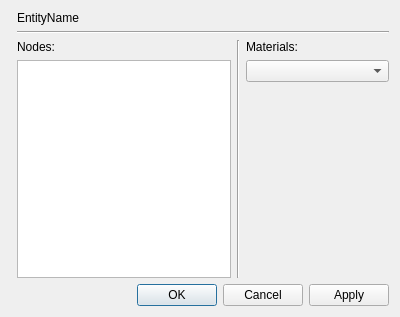
<?xml version="1.0" encoding="UTF-8"?>
<ui version="4.0">
 <class>EntityProperties</class>
 <widget class="QDialog" name="EntityProperties">
  <property name="geometry">
   <rect>
    <x>0</x>
    <y>0</y>
    <width>400</width>
    <height>317</height>
   </rect>
  </property>
  <property name="windowTitle">
   <string>Entity Properties</string>
  </property>
  <layout class="QGridLayout" name="gridLayout">
   <item row="0" column="1">
    <widget class="QLabel" name="EntityNameLabel">
     <property name="text">
      <string>EntityName</string>
     </property>
    </widget>
   </item>
   <item row="3" column="0" colspan="2">
    <widget class="QDialogButtonBox" name="buttonBox">
     <property name="orientation">
      <enum>Qt::Horizontal</enum>
     </property>
     <property name="standardButtons">
      <set>QDialogButtonBox::Apply|QDialogButtonBox::Cancel|QDialogButtonBox::Ok</set>
     </property>
     <property name="centerButtons">
      <bool>false</bool>
     </property>
    </widget>
   </item>
   <item row="2" column="1">
    <layout class="QHBoxLayout" name="horizontalLayout">
     <item>
      <layout class="QVBoxLayout" name="verticalLayout_2">
       <item>
        <widget class="QLabel" name="nodesLabel">
         <property name="text">
          <string>Nodes:</string>
         </property>
        </widget>
       </item>
       <item>
        <widget class="QTableView" name="tableView">
         <property name="sizePolicy">
          <sizepolicy hsizetype="Preferred" vsizetype="Expanding">
           <horstretch>0</horstretch>
           <verstretch>0</verstretch>
          </sizepolicy>
         </property>
         <property name="maximumSize">
          <size>
           <width>214</width>
           <height>16777215</height>
          </size>
         </property>
        </widget>
       </item>
      </layout>
     </item>
     <item>
      <widget class="Line" name="line">
       <property name="orientation">
        <enum>Qt::Vertical</enum>
       </property>
      </widget>
     </item>
     <item>
      <layout class="QVBoxLayout" name="verticalLayout_4">
       <item>
        <widget class="QLabel" name="materialLabel">
         <property name="text">
          <string>Materials:</string>
         </property>
        </widget>
       </item>
       <item>
        <widget class="QComboBox" name="comboBox">
         <property name="sizePolicy">
          <sizepolicy hsizetype="Expanding" vsizetype="Fixed">
           <horstretch>0</horstretch>
           <verstretch>0</verstretch>
          </sizepolicy>
         </property>
        </widget>
       </item>
       <item>
        <spacer name="verticalSpacer">
         <property name="orientation">
          <enum>Qt::Vertical</enum>
         </property>
         <property name="sizeHint" stdset="0">
          <size>
           <width>20</width>
           <height>40</height>
          </size>
         </property>
        </spacer>
       </item>
      </layout>
     </item>
    </layout>
   </item>
   <item row="1" column="1">
    <widget class="Line" name="line_2">
     <property name="orientation">
      <enum>Qt::Horizontal</enum>
     </property>
    </widget>
   </item>
  </layout>
 </widget>
 <resources/>
 <connections>
  <connection>
   <sender>buttonBox</sender>
   <signal>accepted()</signal>
   <receiver>EntityProperties</receiver>
   <slot>accept()</slot>
   <hints>
    <hint type="sourcelabel">
     <x>227</x>
     <y>299</y>
    </hint>
    <hint type="destinationlabel">
     <x>157</x>
     <y>274</y>
    </hint>
   </hints>
  </connection>
  <connection>
   <sender>buttonBox</sender>
   <signal>rejected()</signal>
   <receiver>EntityProperties</receiver>
   <slot>reject()</slot>
   <hints>
    <hint type="sourcelabel">
     <x>295</x>
     <y>305</y>
    </hint>
    <hint type="destinationlabel">
     <x>286</x>
     <y>274</y>
    </hint>
   </hints>
  </connection>
  <connection>
   <sender>buttonBox</sender>
   <signal>clicked(QAbstractButton*)</signal>
   <receiver>EntityProperties</receiver>
   <slot>apply()</slot>
   <hints>
    <hint type="sourcelabel">
     <x>362</x>
     <y>300</y>
    </hint>
    <hint type="destinationlabel">
     <x>338</x>
     <y>269</y>
    </hint>
   </hints>
  </connection>
 </connections>
 <slots>
  <slot>apply()</slot>
 </slots>
</ui>
